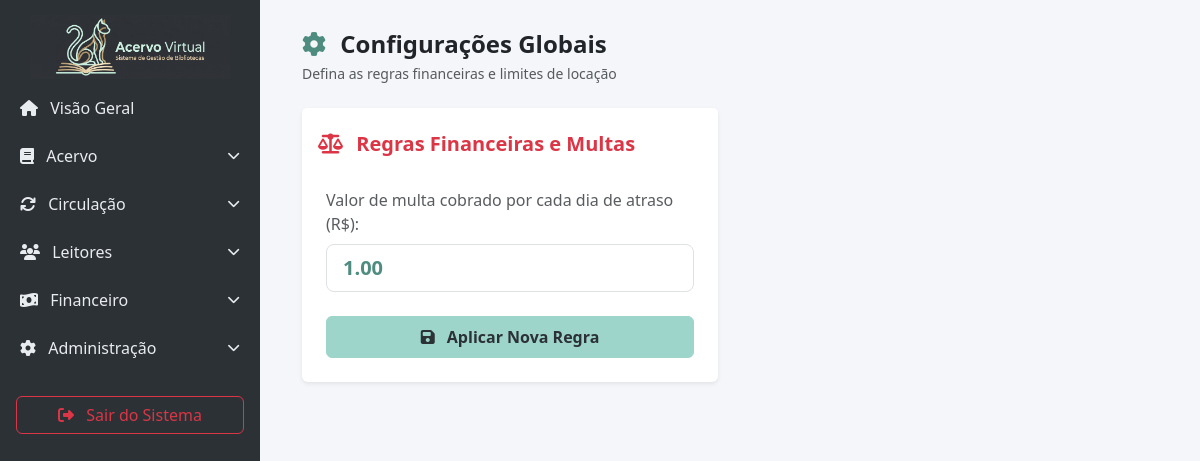
The page /admin-sys/configuracoes/ (signed in) on the database as committed earlier.
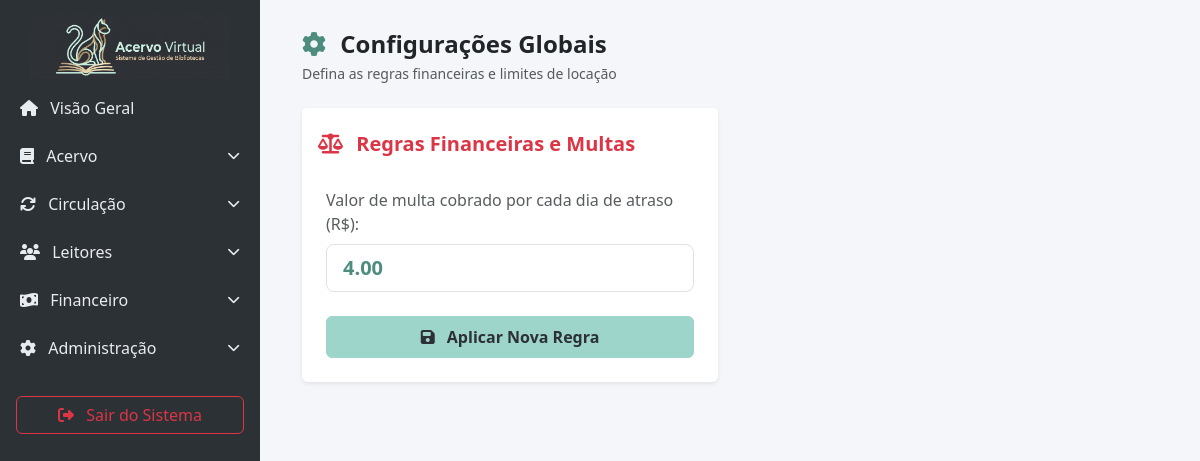
The same page on the database as committed later.
### biblioteca_app/models.py (models this page shows, shortened)
class Configuracao(models.Model):
    multa_por_dia = models.DecimalField(max_digits=5, decimal_places=2, default=2.50)
    limite_dias_emprestimo = models.PositiveIntegerField(default=14, help_text="Número máximo de dias para um empréstimo padrão.")

### biblioteca_app/views.py (the view, shortened to what this page needs)
# urls.py: path('admin-sys/configuracoes/', views.configuracao_multa, name='configuracao_multa'),
@admin_required
def configuracao_multa(request):
    multa_por_dia = Configuracao.objects.first().multa_por_dia if Configuracao.objects.exists() else 2.50
    return render(request, 'valor_multa.html', {'multa_por_dia': multa_por_dia})

### biblioteca_app/templates/valor_multa.html (shortened to what this page needs)
{% extends 'base.html' %}
{% block content %}
<div class="container-fluid">
    <div class="d-flex justify-content-between align-items-center mb-4">
        <div>
            <h4 class="fw-bold text-dark mb-1"><i class="fa-solid fa-gear me-2 text-primary"></i> Configurações Globais</h4>
            <p class="text-muted small mb-0">Defina as regras financeiras e limites de locação</p>
        </div>
    </div>
    <div class="row">
        <div class="col-md-6">
            <div class="card border-0 shadow-sm">
                <div class="card-header bg-white border-bottom-0 pt-4 pb-0">
                    <h5 class="fw-bold text-danger"><i class="fa-solid fa-scale-balanced me-2"></i> Regras Financeiras e Multas</h5>
                </div>
                <div class="card-body p-4">
                    <form method="POST">
                        <div class="mb-4">
                            <label class="form-label text-muted">Valor de multa cobrado por cada dia de atraso (R$):</label>
                            <input type="number" name="multa-por-dia" step="0.01" value="{{ multa_por_dia }}" class="form-control form-control-lg fw-bold text-primary" required>
                        </div>
                        <div class="text-end">
                            <button type="submit" class="btn btn-primary w-100 py-2"><i class="fa-solid fa-save me-2"></i> Aplicar Nova Regra</button>
                        </div>
                    </form>
                </div>
            </div>
        </div>
    </div>
</div>
{% endblock %}

Rows that differ between the two databases and show on the page:
changed Configuracao: multa-por-dia "1.00" → "4.00"
